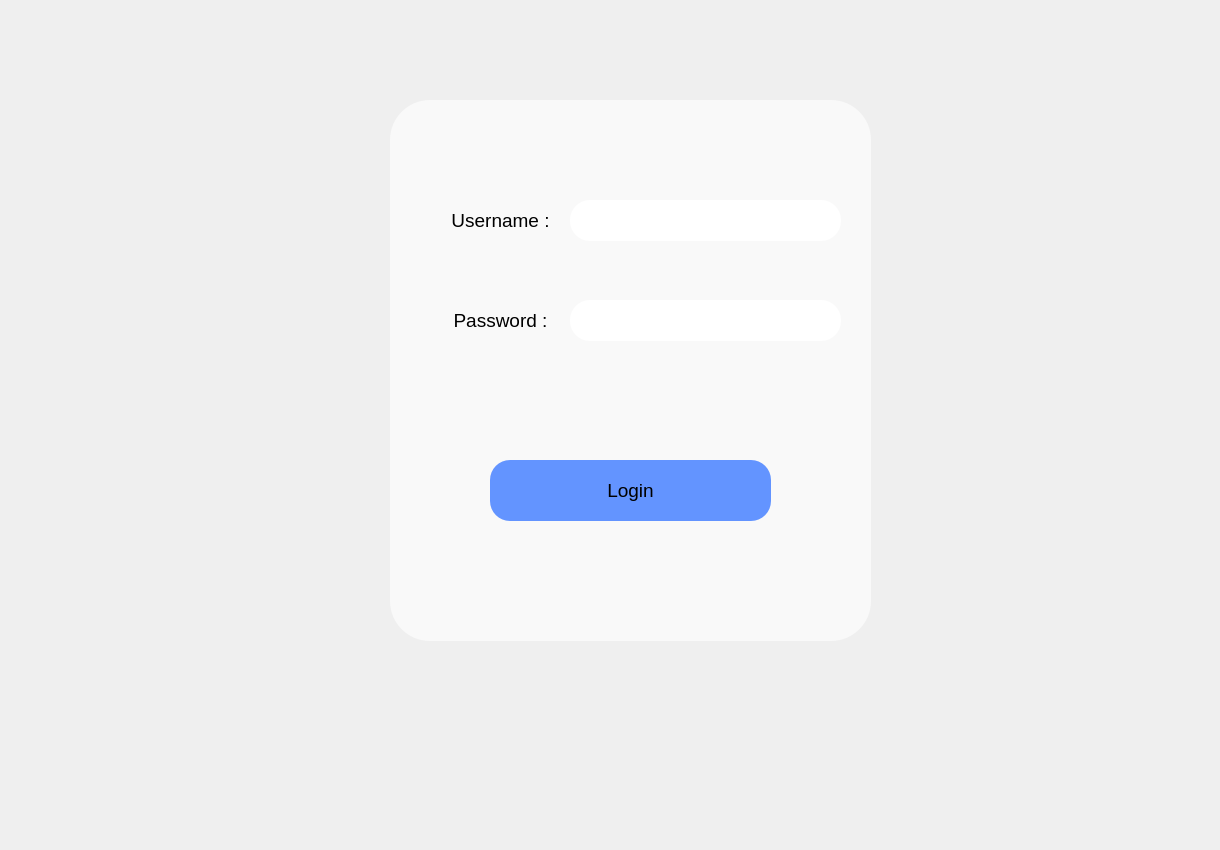
    <widget class="QWidget" name="page">
     <widget class="QLabel" name="background_label">
      <property name="geometry">
       <rect>
        <x>-10</x>
        <y>0</y>
        <width>1211</width>
        <height>841</height>
       </rect>
      </property>
      <property name="text">
       <string/>
      </property>
      <property name="pixmap">
       <pixmap>icons/Background.jpg</pixmap>
      </property>
      <property name="scaledContents">
       <bool>true</bool>
      </property>
     </widget>
     <widget class="QLabel" name="login_label">
      <property name="geometry">
       <rect>
        <x>390</x>
        <y>100</y>
        <width>481</width>
        <height>541</height>
       </rect>
      </property>
      <property name="styleSheet">
       <string notr="true">QLabel{
background:rgb(249, 249, 249);
border-radius: 40px;
}</string>
      </property>
      <property name="text">
       <string/>
      </property>
     </widget>
     <widget class="QLabel" name="username_label">
      <property name="geometry">
       <rect>
        <x>420</x>
        <y>190</y>
        <width>161</width>
        <height>61</height>
       </rect>
      </property>
      <property name="font">
       <font>
        <pointsize>14</pointsize>
       </font>
      </property>
      <property name="text">
       <string>Username :</string>
      </property>
      <property name="alignment">
       <set>Qt::AlignCenter</set>
      </property>
     </widget>
     <widget class="QLabel" name="password_label">
      <property name="geometry">
       <rect>
        <x>420</x>
        <y>290</y>
        <width>161</width>
        <height>61</height>
       </rect>
      </property>
      <property name="font">
       <font>
        <pointsize>14</pointsize>
       </font>
      </property>
      <property name="text">
       <string>Password :</string>
      </property>
      <property name="alignment">
       <set>Qt::AlignCenter</set>
      </property>
     </widget>
     <widget class="QLineEdit" name="username_lineEdit">
      <property name="geometry">
       <rect>
        <x>570</x>
        <y>200</y>
        <width>271</width>
        <height>41</height>
       </rect>
      </property>
      <property name="styleSheet">
       <string notr="true">QLineEdit{
border-radius: 20px;
}</string>
      </property>
     </widget>
     <widget class="QLineEdit" name="password_lineEdit">
      <property name="geometry">
       <rect>
        <x>570</x>
        <y>300</y>
        <width>271</width>
        <height>41</height>
       </rect>
      </property>
      <property name="styleSheet">
       <string notr="true">QLineEdit{
border-radius: 20px;
}</string>
      </property>
     </widget>
     <widget class="QPushButton" name="login_pushButton">
      <property name="geometry">
       <rect>
        <x>490</x>
        <y>460</y>
        <width>281</width>
        <height>61</height>
       </rect>
      </property>
      <property name="font">
       <font>
        <pointsize>14</pointsize>
       </font>
      </property>
      <property name="styleSheet">
       <string notr="true">QPushButton{
background : rgb(99, 148, 255);
border-radius: 20px;
}</string>
      </property>
      <property name="text">
       <string>Login</string>
      </property>
     </widget>
    </widget>
